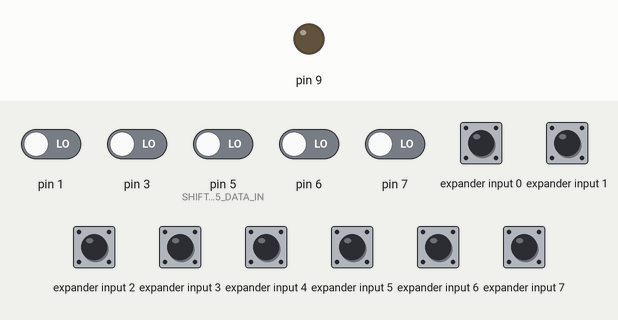
Simulated run of this sketch. Board: Arduino Uno, built for the host (arithmetic inside an expression is 32-bit, double 64-bit). On the bench: output pins drawn as LEDs (lit = HIGH). Wiring (inferred from the names in the program): input shift register (74HC165): load pin 2; clock pin 4; serial out pin 0. Inputs (shaded band) come from the test bench; at power-on: expander input 0–7 HIGH, pin 1, pin 3, pin 5 (SHIFT_165_DATA_IN), pin 6, pin 7 LOW. Pins used as bus, display or sensor lines are not drawn.

Above: at 1.2 s.
1.3 s: pin 5 (SHIFT_165_DATA_IN) driven HIGH
At 2.5 s:
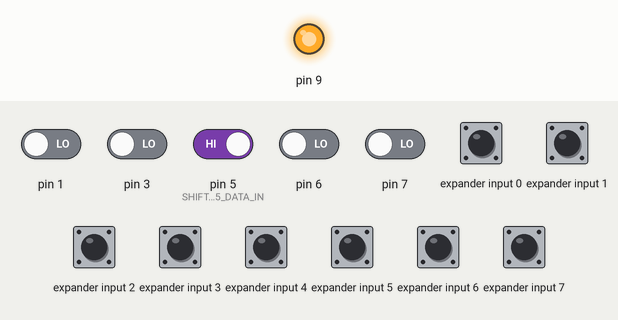
2.8 s: pin 5 (SHIFT_165_DATA_IN) driven LOW
At 3.6 s:
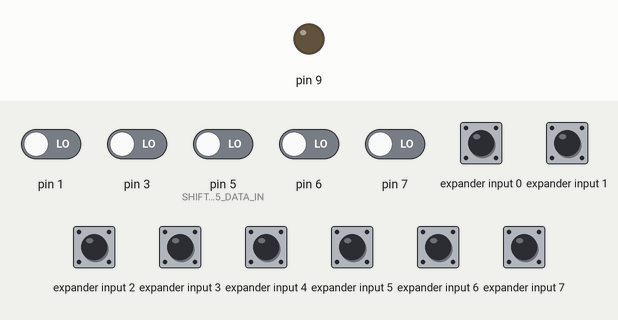
Timing chart, 0 to 5.8 s (numbered marks = the images above; inputs shaded):
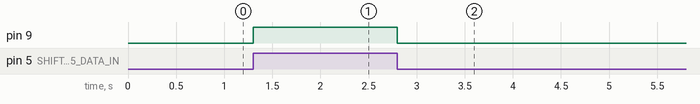

Measured:
- after the input at 1.3 s, pin 9: LOW → HIGH at once
- after the input at 2.8 s, pin 9: HIGH → LOW at once

The sketch:

REG_74HC165.ino
```cpp
#include "SHIFT_74HC165.h"

void setup() {
  DDRB = ( 1 << PB1);
  PORTB |= ( 1 << PB1);
  SHIFT_165_INIT(); // init
}

void loop() {
  SHIFT_165_All(); //read all data from register
  // When (74HC165) the contacts 14 and 11 connect to ground
  // then on the controller pin PB1 in the high
  if ((SHIFT_165_DATA[0] == 0) & (SHIFT_165_DATA[3] == 0) ) {
    PORTB &= ~( 1 << PB1);
  } else {
    PORTB |= ( 1 << PB1);
  }
}
```

SHIFT_74HC165.cpp
```cpp
/*********************
   _74HC165.c
   andy.od.ua @ 2014
**********************/

#include <avr/io.h>
#include "SHIFT_74HC165.h"

char SHIFT_165_DATA[SHIFT_165_NUM_CHIPS * 8];
int8_t SHIFT_165_NUM_BITS = (SHIFT_165_NUM_CHIPS * 8) - 1;

// initalizing
void SHIFT_165_INIT() {
  SHIFT_165_DDR |= ( (1 << SHIFT_165_CLK) | (1 << SHIFT_165_LATCH) );
  SHIFT_165_PORT |= ( 1 << SHIFT_165_CLK);
}

void clock_function() {
  // Clock input
  SHIFT_165_PORT &= ~ ( 1 << SHIFT_165_CLK);
  SHIFT_165_PORT |= (1 << SHIFT_165_CLK);
}

void latch_function() {
  // When Low data is loaded from parallel inputs
  SHIFT_165_PORT &= ~ ( 1 << SHIFT_165_LATCH);
  SHIFT_165_PORT |= ( 1 << SHIFT_165_LATCH);
}

// read all bits from register
void SHIFT_165_All() {
  latch_function();
  // read bits
  for (int bit = SHIFT_165_NUM_BITS; bit > -1; bit--) {
    if ( ( SHIFT_165_PIN & ( 1 << SHIFT_165_DATA_IN) ) ) {
      SHIFT_165_DATA[bit] = 1;
    } else {
      SHIFT_165_DATA[bit] = 0;
    }
    clock_function();
  }
}

// read one bit
char SHIFT_165_BIT(int8_t bitNumber ) {
  char temp_bit = 0;
  latch_function();
  // read bit
  for (int bit = SHIFT_165_NUM_BITS; bit > (bitNumber - 1) ; bit--)  {
    if ( ( SHIFT_165_PIN & ( 1 << SHIFT_165_DATA_IN) ) ) {
      temp_bit = 1;
    } else {
      temp_bit = 0;
    }
    clock_function();
  }
  return temp_bit;
}
```

SHIFT_74HC165.h
```cpp
/*********************
   _74HC165.h
   andy.od.ua @ 2014
**********************/

#ifndef SHIFT_74HC165_H_

#define SHIFT_74HC165_H_

#define SHIFT_165_DDR DDRD
#define SHIFT_165_PORT PORTD
#define SHIFT_165_PIN PIND
#define SHIFT_165_LATCH  2	// latch
#define SHIFT_165_CLK 4	    // clock
#define SHIFT_165_DATA_IN 5	  // serial data in
// one 74HC165 "Serial Input" pin 10 connect to GND
// pin 15 "Clock Inhibit"	connect to	GND
// more chips	74HC165 pin 9 "Serial Output"	connect to "Serial Input" pin 10 and etc
#define SHIFT_165_NUM_CHIPS 1 // number chips

extern char SHIFT_165_DATA[SHIFT_165_NUM_CHIPS * 8];
extern int8_t SHIFT_165_NUM_BITS;

// initalizing
extern void SHIFT_165_INIT();

// read all bits from register
extern void SHIFT_165_All();

// read one bit
extern char SHIFT_165_BIT(int8_t bitNumber );

#endif
```
